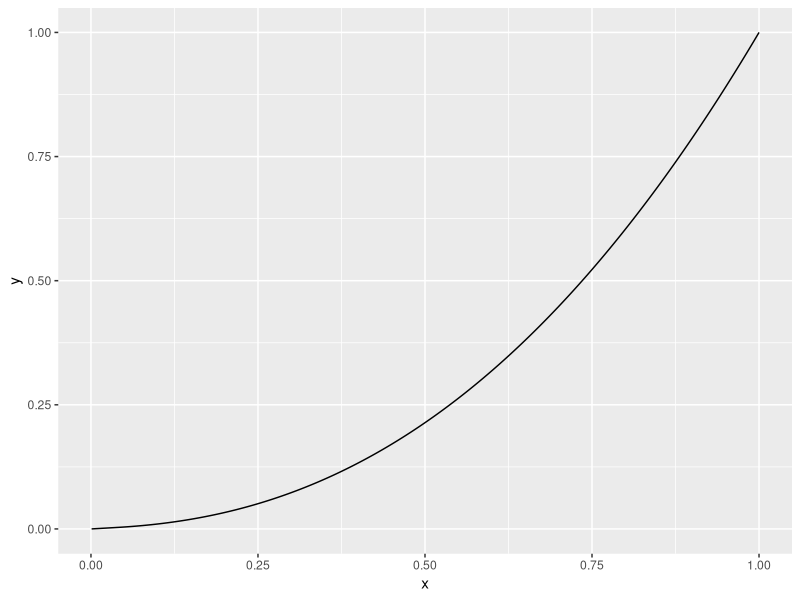
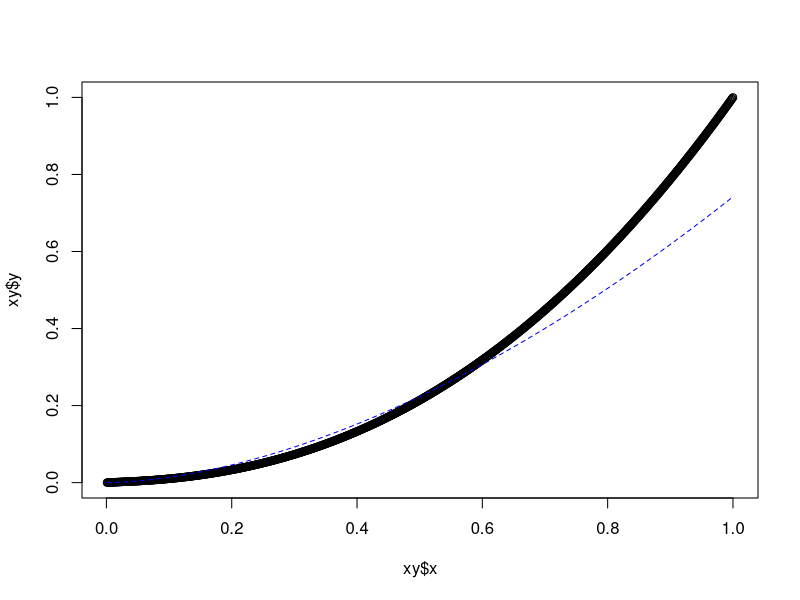

Write R code to recreate these figures, in order. (Note: this script raises an error after producing the figures.)
# Scratching file

library(magrittr)

# This is where I play around with ideas before committing them to functions and discrete code files

# First I want a function for Hex to RGB. This is so that I can then
# go from RGB to XYZ tristimulus

# Turns out this is in base R

# Sample Hex value: #bab598 has RGB (186,181,152) and XYZ (42.44, 45.75, 36.30)
colour = "#bab598"
vec_RGB <- col2rgb(col = colour, alpha = FALSE)

# Now from rgb to XYZ, which would be a great thing
# For this we need to know that WCAG uses the sRGB working space
# which uses the D65 reference white.

# The matrix transformations are fairly standard. These are from
# either ASTM E308-01 or Wzszecki & Stiles Colour Science)

# So I propose a series of functions to convert RGB to XYZ giving known 
# RGB working spaces and reference white. Each working space has a defined
# reference white, but the function should be able to handle conversion 
# between references, using the Bradford method: rather than calculating 
# it will simply use the matrix of conversion.

# This will be supported by a series of tables holding information
# on the primaries.

# This can be done later. For the meantime simply working out the contrast 
# ratio between two RGB colours

## Relative Luminance
# We will simply assume that we are in the sRGB space for ease, as this
# is what is used in the WCAG, in which case luminance

# Get Hex
colour = "#bab598"
# Hex to RGB
temp_RGB <- col2rgb(col = colour, alpha = FALSE)/255
vec_RGB <- data.frame(V = c(temp_RGB[1], temp_RGB[2], temp_RGB[3])) %>% 
  dplyr::mutate(V_L = dplyr::case_when(
    V <= 0.04045 ~ V/12.92,
    TRUE ~ ((V+0.055)/1.055)^2.4
  ))
L = 0.2126*vec_RGB[1,2]+0.7152*vec_RGB[2,2]+0.0722*vec_RGB[3,2]

# In a function
fn_HexToLuminance <- function(hex){
  
  temp_RGB <- col2rgb(col = hex, alpha = FALSE)/255
  vec_RGB <- data.frame(V = c(temp_RGB[1], temp_RGB[2], temp_RGB[3])) %>% 
    dplyr::mutate(V_L = dplyr::case_when(
      V <= 0.04045 ~ V/12.92,
      TRUE ~ ((V+0.055)/1.055)^2.4
    ))
  L = 0.2126*vec_RGB[1,2]+0.7152*vec_RGB[2,2]+0.0722*vec_RGB[3,2]
  
  return(L)
}

fn_HexToLuminance("#bab598")

# Now to test aspect ratio for two hex colours
fn_ContrastRatio <- function(hex1, hex2){
  La = fn_HexToLuminance(hex1)
  Lb = fn_HexToLuminance(hex2)
  
  L1 = max(La,Lb)
  L2 = min(La,Lb)
  
  CR = (L1 + 0.05)/(L2 + 0.05)
  
  return(CR)
}

# Test!

fn_ContrastRatio("#bab598","#deface")
# Correct compared to WCAG website

# Now the reverse ... if I have a reference colour, what other colours pass the
# colour contrast threshold? And then can I define a set of colours that tile
# space with these minimum distances?

# What if we could populate points within the RGB space, such that the 
# edge weight joining the points is the contrast ratio and never is 
# lower than 4.6 (the limit + 0.1

fn_HexToLuminance("#bab598")
fn_HexToLuminance("#deface")



## Investigating that first transformation from RGB_s to RGB

xy <- data.frame(x = seq(0.001,1,0.001)) %>% 
  dplyr::mutate(y = dplyr::case_when(
    x <= 0.04045 ~ x/12.92,
    TRUE ~ ((x+0.055)/1.055)^2.4
  ))

ggplot2::ggplot(data = xy,
                ggplot2::aes(x = x, y = y)) +
  ggplot2::geom_line()

# That's a pretty damn smooth response curve, so perhaps it can be 
# approximated. Let's try power regression
lm1 <- lm(log(xy$y) ~ log(xy$x))
summary(lm1)

z = exp(1.729695*log(xy$x)-0.298431)
plot(xy$x, xy$y)
lines(xy$x, z, col = "blue", lty = 2)
# Nope, not a good model at all

# Let's try just using the same power curve for all values of x
xyz <- data.frame(x = seq(0.001,1,0.001)) %>% 
  dplyr::mutate(y = dplyr::case_when(
    x <= 0.04045 ~ x/12.92,
    TRUE ~ ((x+0.055)/1.055)^2.4
  ),
  z = ((x+0.055)/1.055)^2.4)

ggplot(data = xyz) +
  geom_line(aes(x, y), colour = "red") +
  geom_line(aes(x, z), colour = "blue") +
  scale_x_continuous(limits = c(0,0.05)) +
  scale_y_continuous(limits = c(0,0.05))

# Utterly tiny result difference. Let's see if it makes a difference to the 
# contrast ratio
fn_HexToLuminance2 <- function(hex){
  
  temp_RGB <- col2rgb(col = hex, alpha = FALSE)/255
  
  vec_RGB <- data.frame(V = c(temp_RGB[1], temp_RGB[2], temp_RGB[3])) %>% 
    dplyr::mutate(V_L = ((V+0.055)/1.055)^2.4)

  L = 0.2126*vec_RGB[1,2]+0.7152*vec_RGB[2,2]+0.0722*vec_RGB[3,2]
  
  return(L)
}

fn_ContrastRatio2 <- function(hex1, hex2){
  La = fn_HexToLuminance2(hex1)
  Lb = fn_HexToLuminance2(hex2)
  
  L1 = max(La,Lb)
  L2 = min(La,Lb)
  
  CR = (L1 + 0.05)/(L2 + 0.05)
  
  return(CR)
}

# Test!
fn_ContrastRatio("#bab598","#deface")
fn_ContrastRatio2("#bab598","#deface")
# No change, at least at these levels

fn_ContrastRatio("#133337","#0E1979")
fn_ContrastRatio2("#133337","#0E1979")
# Nope, nothing either.

# OK, let's then just go with the single power function.

# So going in reverse from #deface
L_ref = fn_HexToLuminance("#deface")
# possible L values that are a contrast ratio of 4.6 away are...
L_new_1 = 4.6*(L_ref + 0.05) - 0.05
L_new_2 = (1/4.6)*(L_ref + 0.05) - 0.05

# In terms of plotting solutions, let's try visualising how this looks
RGB_ref <- col2rgb(col = "#deface", alpha = FALSE)/255

x = seq(0,1,0.001)
y = seq(0,1,0.001)
z = seq(0,1,0.001)

grid <- data.frame(
  x = seq(0,1,0.001),
  y = seq(0,1,0.001),
  z = seq(0,1,0.001)) %>% 
  dplyr::mutate(r = ((x+0.055)/1.055)^2.4,
                g = ((y+0.055)/1.055)^2.4,
                b = ((z+0.055)/1.055)^2.4) %>% 
  dplyr::mutate(L = 0.2126*r+0.7152*g+0.0722*b)

dplyr::filter(grid, x == 0.871, y == 0.980,z == 0.808)
# Need to sort out how to form a grid without murdering the server...
